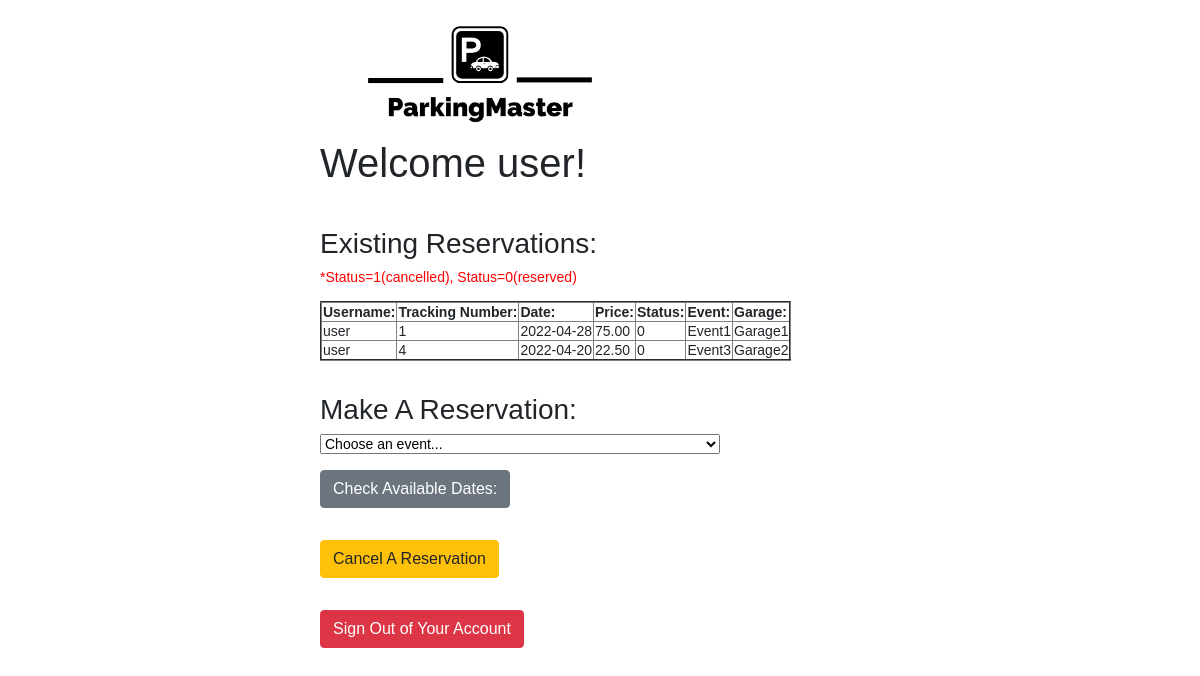
The page /GrProject/user_welcome.php (signed in) on the database its author committed.
### tables this page shows
Create table if not exists RESERVATION (
	TrackNum smallint not null,
	Date date,
	totalfee decimal(9,2),
	CancelStatus smallint not null,
    	username varchar(25) not null,
    	eventname varchar(30) not null,
    	garagename varchar(30) not null,
	Primary key (TrackNum));

### GrProject/user_welcome.php (the view, shortened to what this page needs)
<?php
require_once "config.php";
$username = $_SESSION["username"];
?>
<!DOCTYPE html>
<html lang="en">
<head>
    <link rel="stylesheet" href="https://stackpath.bootstrapcdn.com/bootstrap/4.5.2/css/bootstrap.min.css">
</head>
<body>
    <div class="wrapper">
        <img id="image" src="ParkingMaster.png" style="width:360px;">
        <h1>Welcome <?php echo $username; ?>!</h1>
        <br>
        <br>
        <div>
            <h3>Existing Reservations:</h3>
            <h7 style="color: red;">*Status=1(cancelled), Status=0(reserved)</h7>
            <br><br>
            <table border="2">
                <tr>
                    <th> Username: </th>
                    <th>Tracking Number:</th>
                    <th> Date: </th>
                    <th> Price: </th>
                    <th> Status: </th>
                    <th> Event:</th>
                    <th> Garage:</th>
                </tr>
                <?php
                $sql = "SELECT * from reservation WHERE username = '$username'";
                $stmt = mysqli_query($link, $sql);
                while ($row = mysqli_fetch_array($stmt)){
                    echo "<tr>";
                    echo "<td>".$row[4]."</td>";
                    echo "<td>".$row[0]."</td>";
                    echo "<td>".$row[1]."</td>";
                    echo "<td>".$row[2]."</td>";
                    echo "<td>".$row[3]."</td>";
                    echo "<td>".$row[5]."</td>";
                    echo "<td>".$row[6]."</td>";
                    echo "</tr>";
                }
                ?>
            </table>
        </div>
        <br>
        <br>
        <div>
            <h3>Make A Reservation:</h3>
            <form action="user_welcome.php" method="post">
                <div class="form-group">
                    <?php
                    echo '<select  class ="form-select" name="events" style="width: 400px">';
                    echo '<option value="" disabled selected>Choose an event...</option>';
                    echo '</select>';
                    ?>
                </div>
                <div class="form-group">
                    <input type="submit" class="btn btn-secondary" value="Check Available Dates:" name="checkDate">
                </div>
            </form>
        </div>
        <br>
        <div>
        <a href='user_cancel_reservation.php'>
            <button class = "btn btn-warning">
                Cancel A Reservation
            </button>
        </div>
        <br>
        <br>
        <div>
            <a href="logout.php" class="btn btn-danger">Sign Out of Your Account</a>
        </div>
    </div>
</body>
</html>

### GrProject/user_welcome.php (style rules this page uses)
#image { width: 360px; object-position: -20px 0px; }
body { font: 14px sans-serif; }
.wrapper { width: 600px; padding: 20px; margin: 0 auto; }

### rows shown on the page
reservation: username "user", TrackNum "1", Date "2022-04-28", totalfee "75.00", CancelStatus "0", eventname "Event1", garagename "Garage1"
reservation: username "user", TrackNum "4", Date "2022-04-20", totalfee "22.50", CancelStatus "0", eventname "Event3", garagename "Garage2"

### other values the page prints
$username "user"
